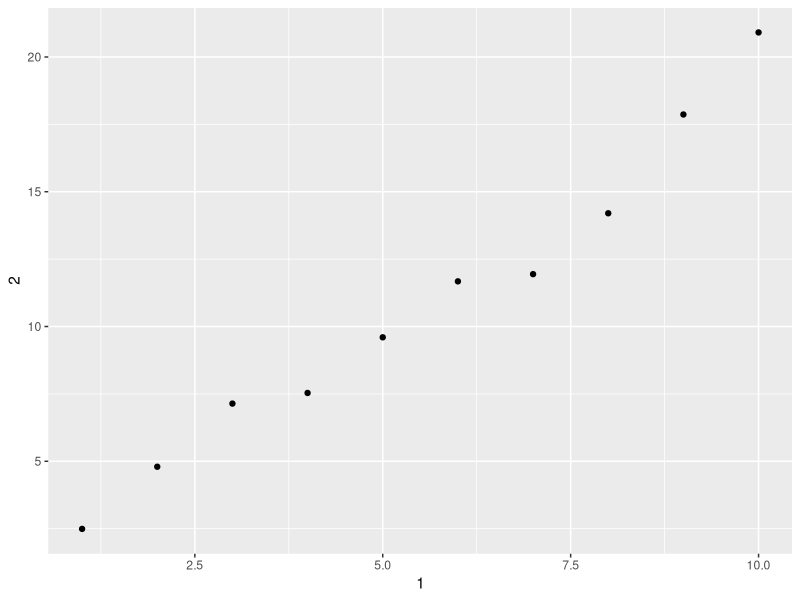

Recreate this plot in R.
## ---- chunk 1
knitr::opts_chunk$set(echo = TRUE)
## ---- chunk 2
library(tidyverse)
## ---- chunk 3
class(mtcars)
class(as_tibble(mtcars))
## ---- chunk 4
var <- "mpg"

mtcars[[var]] # returns a vector
mtcars$var # NULL

tbl <- as_tibble(mtcars)
tbl[[var]] # returns a vector
tbl$var # unknown column
## ---- chunk 5
annoying <- tibble(
  `1` = 1:10,
  `2` = `1` * 2 + rnorm(length(`1`))
)
## ---- chunk 6
annoying$`1` # returns a vector
## ---- chunk 7
ggplot(annoying, aes(x = `1`, y = `2`)) + geom_point()
## ---- chunk 8
annoying %>% mutate(`3` = `2` / `1`)
## ---- chunk 9
annoying %>% 
    mutate(`3` = `2` / `1`) %>%
    rename(one = `1`, two = `2`, three = `3`)
## ---- chunk 10
enframe(c(a = 5, b = 7))
